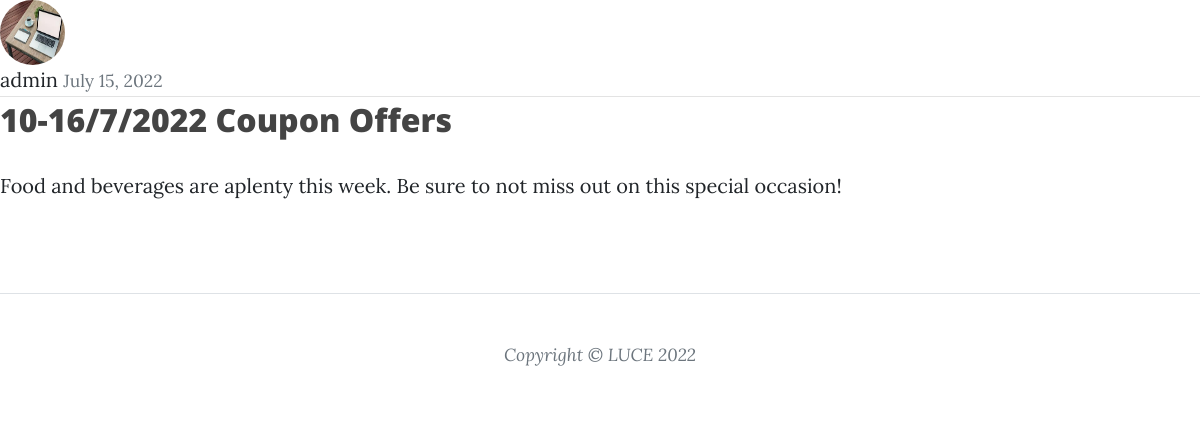
Page /post/56/ on the committed database.
### apps/opti/models.py (models this page shows, shortened)
class Post(models.Model):
    title = models.CharField(max_length=100)
    content = models.TextField()
    date_posted = models.DateTimeField(default = timezone.now)
    author = models.ForeignKey(User, on_delete=models.CASCADE)
    video = models.FileField(upload_to="video", null=True, blank=True)

### apps/users/models.py (models this page shows, shortened)
class Profile(models.Model):
    user = models.OneToOneField(User, on_delete=models.CASCADE)
    image = models.ImageField(default='default.jpg', upload_to='profile_pics')

### apps/opti/views.py (the view)
# urls.py: path('post/<int:pk>/', PostDetailView.as_view(), name='post-detail'),
class PostDetailView(DetailView):
    model = Post

### templates/opti/post_detail.html (shortened to what this page needs)
{% extends "base.html" %}
{% block content %}
    <article class="media content-section">
      <img class="rounded-circle article-img" src="{{ object.author.profile.image.url }}">
        <div class="media-body">
          <div class="article-metadata">
            <a class="mr-2" href="{% url 'user-posts' object.author.username %}">{{ object.author }}</a>
            <small class="text-muted">{{ object.date_posted|date:"F d, Y"}}</small>
          </div>
          <h2 class="article-title">{{ object.title }}</h2>
          <p class="article-content">{{ object.content }}
          </p>
        </div>
      </article>
{% endblock content %}

### rows in the picture
Post: author.profile.image (picture), author "admin", date_posted "July 15, 2022", title "10-16/7/2022 Coupon Offers", content "Food and beverages are aplenty this week. Be sure to not miss out on this special occasion!"
